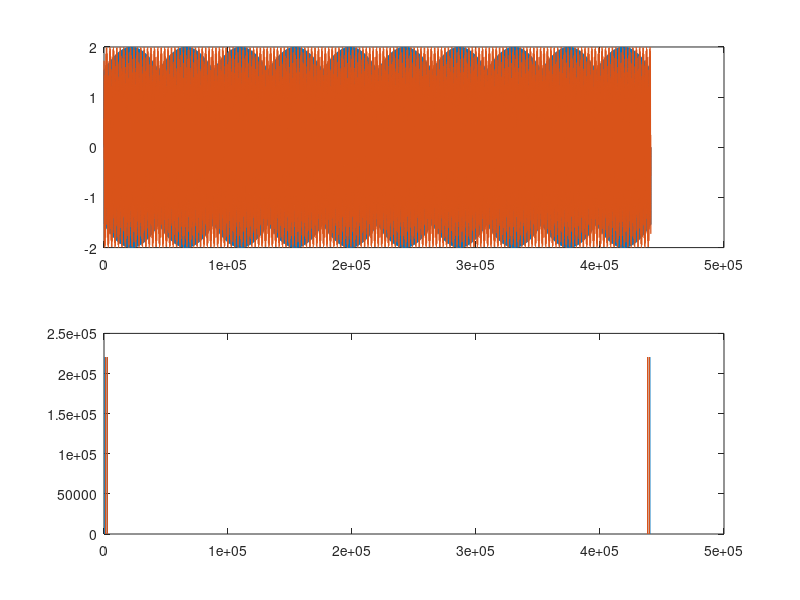

The MATLAB script that drew this image: (Note: this script raises an error after producing the figure.)
filename = 'static/uploads/signal.wav'
Fsampling=44100;%frequency sampling = 44100Hz 
duration=10;%tone duration = 1s

midC = 262
Ftone1=87%F%100%440;%sound1 frequency = 440Hz % This is the one that's being detected all the time 
Ftone2=123%B %1320;%sound1 frequency = 500Hz
n = [1:Fsampling*duration];
y = sin(n*2*pi*midC/Fsampling);
left=sin(n*2*pi*Ftone1/Fsampling) + y;%generate sound1 for 1s 
right=sin(n*2*pi*Ftone2/Fsampling) + y;%generate sound1 for 1s
stereosnd = [left; right];
stereosnd = stereosnd';
f = abs(fft(stereosnd));
subplot(2,1,1);
plot(stereosnd);
subplot(2,1,2);
plot(f);
soundsc(stereosnd, Fsampling);
audiowrite(filename, stereosnd, Fsampling)